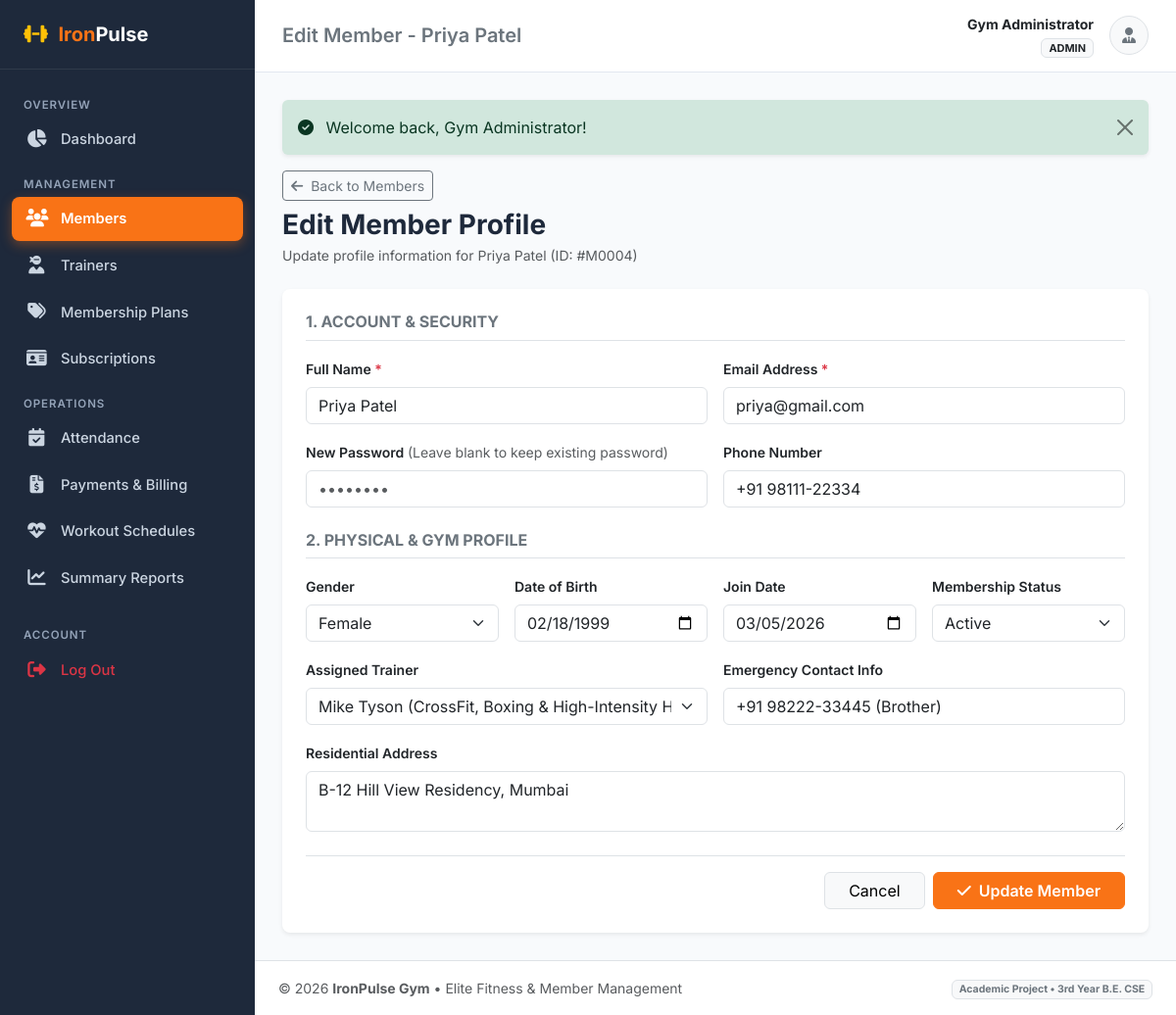
Screenshot of /admin/member_edit.php?id=4 (signed in) with the database file from the repository.
### tables this page shows
CREATE TABLE `members` (
    `id` INT AUTO_INCREMENT PRIMARY KEY,
    `user_id` INT NOT NULL UNIQUE,
    `gender` ENUM('Male', 'Female', 'Other') NOT NULL DEFAULT 'Male',
    `dob` DATE DEFAULT NULL,
    `address` TEXT DEFAULT NULL,
    `emergency_contact` VARCHAR(30) DEFAULT NULL,
    `trainer_id` INT DEFAULT NULL,
    `join_date` DATE NOT NULL,
    `status` ENUM('active', 'inactive') NOT NULL DEFAULT 'active',
    `created_at` TIMESTAMP DEFAULT CURRENT_TIMESTAMP,
    CONSTRAINT `fk_members_user` FOREIGN KEY (`user_id`) 
        REFERENCES `users` (`id`) ON DELETE CASCADE ON UPDATE CASCADE,
    CONSTRAINT `fk_members_trainer` FOREIGN KEY (`trainer_id`) 
        REFERENCES `trainers` (`id`) ON DELETE SET NULL ON UPDATE CASCADE
);

CREATE TABLE `users` (
    `id` INT AUTO_INCREMENT PRIMARY KEY,
    `name` VARCHAR(100) NOT NULL,
    `email` VARCHAR(120) NOT NULL UNIQUE,
    `password` VARCHAR(255) NOT NULL,
    `role` ENUM('admin', 'trainer', 'member') NOT NULL DEFAULT 'member',
    `phone` VARCHAR(20) DEFAULT NULL,
    `status` ENUM('active', 'inactive') NOT NULL DEFAULT 'active',
    `created_at` TIMESTAMP DEFAULT CURRENT_TIMESTAMP,
    `updated_at` TIMESTAMP DEFAULT CURRENT_TIMESTAMP ON UPDATE CURRENT_TIMESTAMP
);

CREATE TABLE `trainers` (
    `id` INT AUTO_INCREMENT PRIMARY KEY,
    `user_id` INT NOT NULL UNIQUE,
    `specialization` VARCHAR(150) NOT NULL,
    `joining_date` DATE NOT NULL,
    `bio` TEXT DEFAULT NULL,
    `status` ENUM('active', 'inactive') NOT NULL DEFAULT 'active',
    `created_at` TIMESTAMP DEFAULT CURRENT_TIMESTAMP,
    CONSTRAINT `fk_trainers_user` FOREIGN KEY (`user_id`) 
        REFERENCES `users` (`id`) ON DELETE CASCADE ON UPDATE CASCADE
);

### admin/member_edit.php (the view, shortened to what this page needs)
<?php
$pdo = get_db_connection();
$memberId = (int)($_GET['id'] ?? 0);
$stmt = $pdo->prepare("
    SELECT m.*, u.name, u.email, u.phone, u.status AS user_status
    FROM members m
    JOIN users u ON m.user_id = u.id
    WHERE m.id = ?
");
$stmt->execute([$memberId]);
$member = $stmt->fetch();
$trainersStmt = $pdo->query("
    SELECT t.id, u.name, t.specialization
    FROM trainers t
    JOIN users u ON t.user_id = u.id
    WHERE t.status = 'active' OR t.id = " . (int)($member['trainer_id'] ?: 0) . "
    ORDER BY u.name ASC
");
$trainers = $trainersStmt->fetchAll();
include __DIR__ . '/../includes/header.php';
?>
<div class="mb-4">
    <a href="<?= BASE_URL ?>/admin/members.php" class="btn btn-outline-secondary btn-sm mb-2">
        <i class="fa-solid fa-arrow-left me-1"></i> Back to Members
    </a>
    <h3 class="fw-bold mb-1">Edit Member Profile</h3>
    <p class="text-muted small">Update profile information for <?= htmlspecialchars($member['name']) ?> (ID: #M<?= str_pad($member['id'], 4, '0', STR_PAD_LEFT) ?>)</p>
</div>
<div class="card border-0 shadow-sm rounded-3">
    <div class="card-body p-4">
        <form method="POST" action="member_edit.php?id=<?= $memberId ?>">
            <h6 class="fw-bold text-uppercase text-secondary border-bottom pb-2 mb-3">1. Account & Security</h6>
            <div class="row g-3 mb-4">
                <div class="col-md-6">
                    <label class="form-label fw-semibold small">Full Name <span class="text-danger">*</span></label>
                    <input type="text" name="name" class="form-control" required value="<?= htmlspecialchars($_POST['name'] ?? $member['name']) ?>">
                </div>
                <div class="col-md-6">
                    <label class="form-label fw-semibold small">Email Address <span class="text-danger">*</span></label>
                    <input type="email" name="email" class="form-control" required value="<?= htmlspecialchars($_POST['email'] ?? $member['email']) ?>">
                </div>
                <div class="col-md-6">
                    <label class="form-label fw-semibold small">New Password <span class="text-muted fw-normal">(Leave blank to keep existing password)</span></label>
                    <input type="password" name="password" class="form-control" placeholder="••••••••">
                </div>
                <div class="col-md-6">
                    <label class="form-label fw-semibold small">Phone Number</label>
                    <input type="text" name="phone" class="form-control" value="<?= htmlspecialchars($_POST['phone'] ?? $member['phone']) ?>">
                </div>
            </div>
            <h6 class="fw-bold text-uppercase text-secondary border-bottom pb-2 mb-3">2. Physical & Gym Profile</h6>
            <div class="row g-3 mb-4">
                <div class="col-md-3">
                    <label class="form-label fw-semibold small">Gender</label>
                    <select name="gender" class="form-select">
                        <?php $g = $_POST['gender'] ?? $member['gender']; ?>
                        <option value="Female" <?= $g === 'Female' ? 'selected' : '' ?>>Female</option>
                    </select>
                </div>
                <div class="col-md-3">
                    <label class="form-label fw-semibold small">Date of Birth</label>
                    <input type="date" name="dob" class="form-control" value="<?= htmlspecialchars($_POST['dob'] ?? $member['dob']) ?>">
                </div>
                <div class="col-md-3">
                    <label class="form-label fw-semibold small">Join Date</label>
                    <input type="date" name="join_date" class="form-control" value="<?= htmlspecialchars($_POST['join_date'] ?? $member['join_date']) ?>">
                </div>
                <div class="col-md-3">
                    <label class="form-label fw-semibold small">Membership Status</label>
                    <select name="status" class="form-select">
                        <?php $st = $_POST['status'] ?? $member['status']; ?>
                        <option value="active" <?= $st === 'active' ? 'selected' : '' ?>>Active</option>
                    </select>
                </div>
                <div class="col-md-6">
                    <label class="form-label fw-semibold small">Assigned Trainer</label>
                    <select name="trainer_id" class="form-select">
                        <?php
                        $currentTrainerId = $_POST['trainer_id'] ?? $member['trainer_id'];
                        foreach ($trainers as $t):
                        ?>
                            <option value="<?= $t['id'] ?>" <?= $currentTrainerId == $t['id'] ? 'selected' : '' ?>>
                                <?= htmlspecialchars($t['name']) ?> (<?= htmlspecialchars($t['specialization']) ?>)
                            </option>
                        <?php endforeach; ?>
                    </select>
                </div>
                <div class="col-md-6">
                    <label class="form-label fw-semibold small">Emergency Contact Info</label>
                    <input type="text" name="emergency_contact" class="form-control" value="<?= htmlspecialchars($_POST['emergency_contact'] ?? $member['emergency_contact']) ?>">
                </div>
                <div class="col-12">
                    <label class="form-label fw-semibold small">Residential Address</label>
                    <textarea name="address" rows="2" class="form-control"><?= htmlspecialchars($_POST['address'] ?? $member['address']) ?></textarea>
                </div>
            </div>
            <div class="d-flex justify-content-end gap-2 pt-3 border-top">
                <a href="<?= BASE_URL ?>/admin/members.php" class="btn btn-light border px-4">Cancel</a>
                <button type="submit" class="btn btn-primary px-4 fw-semibold">
                    <i class="fa-solid fa-check me-1"></i> Update Member
                </button>
            </div>
        </form>
    </div>
</div>
<?php include __DIR__ . '/../includes/footer.php'; ?>

### assets/css/custom.css (style rules this page uses)
:root { --primary-color: #f97316; --primary-hover: #ea580c; --dark-bg: #0f172a; --sidebar-bg: #1e293b; --sidebar-hover: #334155; --body-bg: #f8fafc; --card-border: #e2e8f0; --text-main: #1e293b; --text-muted: #64748b; }
body { background-color: var(--body-bg); color: var(--text-main); font-family: 'Inter', -apple-system, BlinkMacSystemFont, "Segoe UI", Roboto, sans-serif; min-height: 100vh; display: flex; flex-direction: column; }
.btn-primary { background-color: var(--primary-color); border-color: var(--primary-color); }

### rows the page displays
members: user.name "Priya Patel", id "0004", name "Priya Patel", email "priya@gmail.com", phone "+91 98111-22334", gender "Female", dob "02/18/1999", join_date "03/05/2026", status "Active", trainer_id "Mike Tyson (CrossFit, Boxing & High-Intensity HIIT)", emergency_contact "+91 98222-33445 (Brother)", address "B-12 Hill View Residency, Mumbai"

### other values shown
$pageTitle "Edit Member - Priya Patel"
$currentUser['name'] "Gym Administrator"
$currentUser['role'] "ADMIN"
$flash['text'] "Welcome back, Gym Administrator!"
APP_NAME "IronPulse Gym"
APP_TAGLINE "Elite Fitness & Member Management"
